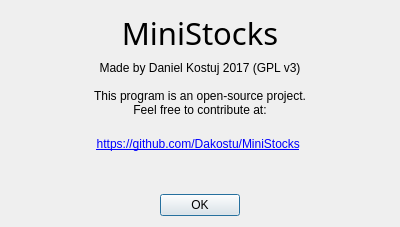
<?xml version="1.0" encoding="UTF-8"?>
<ui version="4.0">
 <class>About</class>
 <widget class="QDialog" name="About">
  <property name="geometry">
   <rect>
    <x>0</x>
    <y>0</y>
    <width>400</width>
    <height>227</height>
   </rect>
  </property>
  <property name="windowTitle">
   <string>About MiniStocks</string>
  </property>
  <layout class="QVBoxLayout" name="verticalLayout">
   <item>
    <widget class="QLabel" name="label">
     <property name="font">
      <font>
       <family>xos4 Terminus</family>
       <pointsize>23</pointsize>
       <weight>50</weight>
       <bold>false</bold>
      </font>
     </property>
     <property name="text">
      <string>MiniStocks</string>
     </property>
     <property name="scaledContents">
      <bool>false</bool>
     </property>
     <property name="alignment">
      <set>Qt::AlignCenter</set>
     </property>
    </widget>
   </item>
   <item>
    <widget class="QLabel" name="label_2">
     <property name="text">
      <string>Made by Daniel Kostuj 2017 (GPL v3)

This program is an open-source project.
Feel free to contribute at:
</string>
     </property>
     <property name="alignment">
      <set>Qt::AlignCenter</set>
     </property>
    </widget>
   </item>
   <item>
    <widget class="QLabel" name="label_3">
     <property name="text">
      <string>&lt;html&gt;&lt;a href=&quot;https://github.com/Dakostu/MiniStocks&quot;&gt;https://github.com/Dakostu/MiniStocks&lt;/a&gt;&lt;/html&gt;
</string>
     </property>
     <property name="alignment">
      <set>Qt::AlignCenter</set>
     </property>
     <property name="openExternalLinks">
      <bool>true</bool>
     </property>
     <property name="textInteractionFlags">
      <set>Qt::TextBrowserInteraction</set>
     </property>
    </widget>
   </item>
   <item>
    <spacer name="verticalSpacer">
     <property name="orientation">
      <enum>Qt::Vertical</enum>
     </property>
     <property name="sizeHint" stdset="0">
      <size>
       <width>20</width>
       <height>40</height>
      </size>
     </property>
    </spacer>
   </item>
   <item>
    <widget class="QDialogButtonBox" name="buttonBox">
     <property name="orientation">
      <enum>Qt::Horizontal</enum>
     </property>
     <property name="standardButtons">
      <set>QDialogButtonBox::Ok</set>
     </property>
     <property name="centerButtons">
      <bool>true</bool>
     </property>
    </widget>
   </item>
  </layout>
 </widget>
 <resources/>
 <connections>
  <connection>
   <sender>buttonBox</sender>
   <signal>accepted()</signal>
   <receiver>About</receiver>
   <slot>accept()</slot>
   <hints>
    <hint type="sourcelabel">
     <x>248</x>
     <y>254</y>
    </hint>
    <hint type="destinationlabel">
     <x>157</x>
     <y>274</y>
    </hint>
   </hints>
  </connection>
  <connection>
   <sender>buttonBox</sender>
   <signal>rejected()</signal>
   <receiver>About</receiver>
   <slot>reject()</slot>
   <hints>
    <hint type="sourcelabel">
     <x>316</x>
     <y>260</y>
    </hint>
    <hint type="destinationlabel">
     <x>286</x>
     <y>274</y>
    </hint>
   </hints>
  </connection>
 </connections>
</ui>
